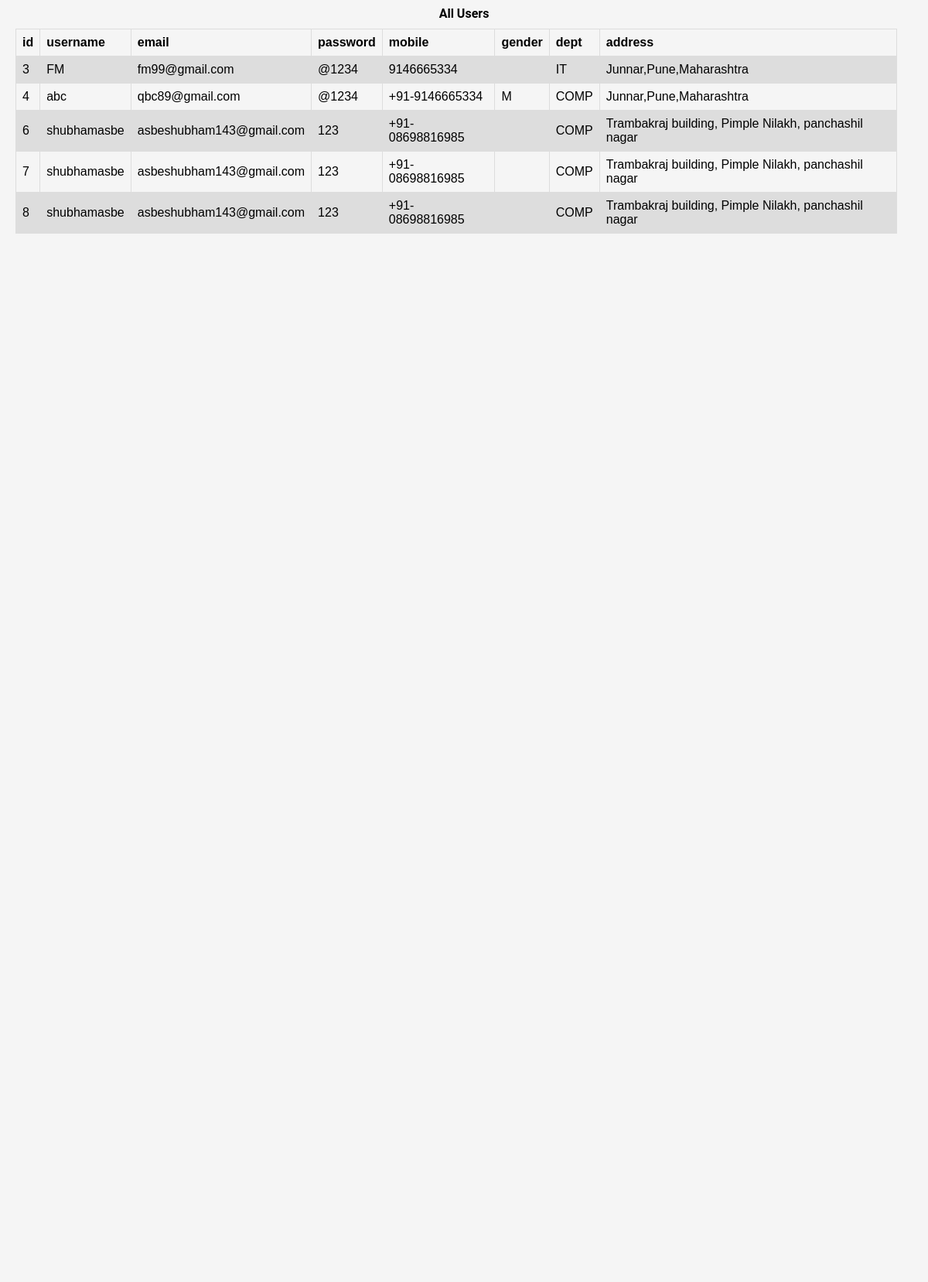
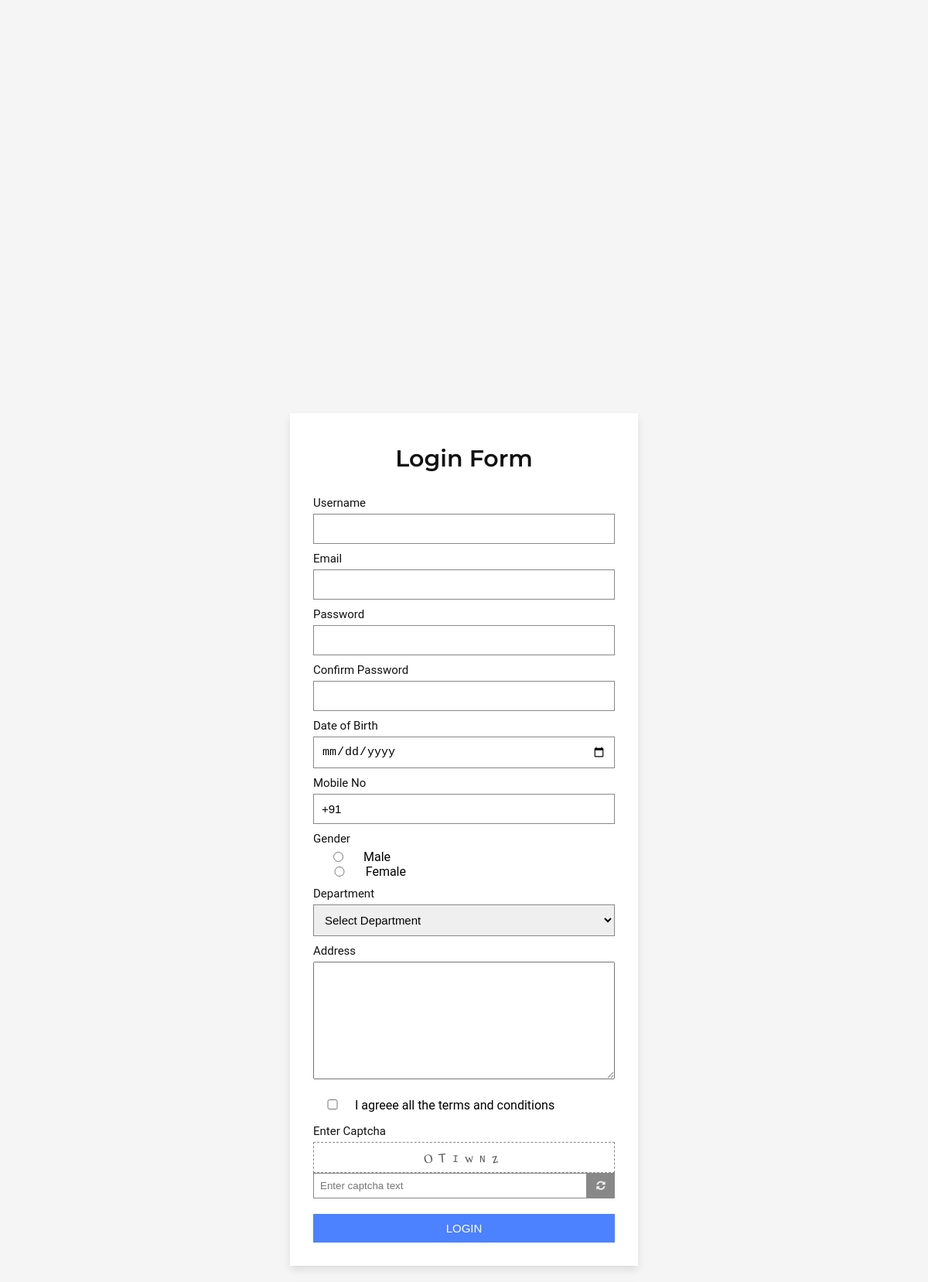
Page /CS3217/p.php (upper part) on the committed database (2 pictures, top to bottom).
### tables this page shows
CREATE TABLE `users` (
  `id` int(11) NOT NULL,
  `username` varchar(50) NOT NULL,
  `email` varchar(100) NOT NULL,
  `password` varchar(255) NOT NULL,
  `dob` date DEFAULT NULL,
  `mobile` varchar(20) DEFAULT NULL,
  `gender` enum('M','F','Other') DEFAULT NULL,
  `dept` varchar(100) DEFAULT NULL,
  `address` varchar(255) DEFAULT NULL
);

### CS3217/p.php (the view, shortened to what this page needs)
<?php
    $host = "localhost:3306";
    $user = "root";
    $password = "";
    $database = "login_db";
    $conn = mysqli_connect($host, $user, $password, $database);
?>
<!DOCTYPE html>
<html lang="en" >
<head>
<link rel='stylesheet' href='https://cdnjs.cloudflare.com/ajax/libs/font-awesome/4.7.0/css/font-awesome.min.css'><link rel="stylesheet" href="./style.css">
</head>
<body>
<div class="form-title" style="text-align:center; font-weight:bold;margin-top:8px;">
    All Users
  </div>
<table>
  <tr>
    <th>id</th>
    <th>username</th>
    <th>email</th>
    <th>password</th>
    <th>mobile</th>
    <th>gender</th>
    <th>dept</th>
    <th>address</th>
  </tr>
  <?php
$query = "SELECT * FROM users";
$result = $conn->query($query);
while ($row = $result->fetch_assoc()) {
  echo '<tr>
  <td>'.$row['id'].'</td>
  <td>'.$row['username'].'</td>
  <td>'.$row['email'].'</td>
  <td>'.$row['password'].'</td>
  <td>'.$row['mobile'].'</td>
  <td>'.$row['gender'].'</td>
  <td>'.$row['dept'].'</td>
  <td>'.$row['address'].'</td>
</tr>';
}
  ?>
</table>
<form method="POST" class="login-form" style="margin-top: 220px;margin-bottom: 50px;">
  <div class="form-title">
    Login Form
  </div>
  <div class="form-input">
    <label for="username">Username</label>
    <input type="text" id="username" name="username" required min="6">
  </div>
  <div class="form-input">
    <label for="email">Email</label>
    <input type="email" id="email" name="email" required inputmode="email">
  </div>
  <div class="form-input">
    <label for="password">Password</label>
    <input type="password" id="password" name="password" required>
  </div>
  <div class="form-input">
    <label for="confpassword">Confirm Password</label>
    <input type="password" id="confpassword" required>
  </div>
  <div class="form-input">
    <label for="dob">Date of Birth</label>
    <input type="date" id="dob" name="dob" required>
  </div>
  <div class="form-input">
    <label for="tel">Mobile No</label>
    <input type="tel" id="tel" value="+91" name="mobile" required inputmode="tel" onchange="mobileChange()">
  </div>
  <div class="form-input">
    <label for="gender">Gender</label>
    <p style="display: flex; flex-direction: row;align-items: center;justify-content: left;width: 100px;">
      <input type="radio" id="male" name="gender" value="Male">Male
    </p>
    <p style="display: flex; flex-direction: row;align-items: center;justify-content: left;width: 120px;">
      <input type="radio" id="female" name="gender" value="Female">Female
    </p>
  </div>
  <div class="form-input">
    <label for="dept">Department</label>
    <select name="dept" id="dept">
      <option value="" disabled selected>Select Department</option>
    </select>
  </div>
  <div class="form-input">
    <label for="address">Address</label>
    <textarea name="address" id="address" cols="10" rows="10" style="width: 100%;" draggable="false" minlength="10"></textarea>
  </div>
  <div class="form-input" style="margin-top: 20px;">
    <p>
      <input type="checkbox" id="terms" style="width: 50px;" required> I agreee all the terms and conditions
    </p>
  </div>
  <div class="captcha">
    <label for="captcha-input">Enter Captcha</label>
    <div class="preview"></div>
    <div class="captcha-form">
      <input type="text" id="captcha-form" placeholder="Enter captcha text">
      <button class="captcha-refresh">
        <i class="fa fa-refresh"></i>
      </button>
    </div>
  </div>
  <div class="form-input">
    <button type="submit" name="submit" id="login-btn">Login</button>
  </div>
</form>
</body>
</html>

### CS3206/assignment 6/style.css (style rules this page uses)
* { margin:0px; padding:0px; box-sizing:border-box; }
body { font-family:"Roboto",sans-serif; background-color:#f5f5f5; }
table { font-family: arial, sans-serif; border-collapse: collapse; width: 95%; margin: 10px 20px; }
td, th { border: 1px solid #dddddd; text-align: left; padding: 8px; }
tr:nth-child(even) { background-color: #dddddd; }
.login-form { position:absolute; top:70%; left:50%; transform:translate(-50%,-50%); width:90%; max-width:450px; background-color:#ffffff; padding:20px 30px; box-shadow:0px 5px 10px rgba(0,0,0,0.1); }
.login-form .form-title { font-family:"Montserrat",sans-serif; text-align:center; font-size:30px; font-weight:600; margin:20px 0px 30px; color:#111; }
.login-form .form-input { margin:10px 0px; }
.login-form .form-input label, .login-form .captcha label { display:block; font-size:15px; color:#111; margin-bottom:5px; }
.login-form .form-input input { width:100%; padding:10px; border:1px solid #888; font-size:15px; }
select { width:100%; padding:10px; border:1px solid #888; font-size:15px; }
.login-form .captcha { margin:15px 0px; }
.login-form .captcha .preview { color:#555; width:100%; text-align:center; height:40px; line-height:40px; letter-spacing:8px; border:1px dashed #888; font-family:"monospace"; }
.login-form .captcha .captcha-form { display:flex; }
.login-form .captcha .captcha-form input { width:100%; padding:8px; border:1px solid #888; }
.login-form .captcha .captcha-form .captcha-refresh { width:40px; border:none; outline:none; background:#888; color:#eee; cursor:pointer; }
.login-form #login-btn { margin-top:5px; width:100%; padding:10px; border:none; outline:none; font-size:15px; text-transform:uppercase; background:#4c81ff; color:#fff; cursor:pointer; }

### rows in the picture
users: id "3", username "FM", email "fm99@gmail.com", password "@1234", mobile "9146665334", dept "IT", address "Junnar,Pune,Maharashtra"
users: id "4", username "abc", email "qbc89@gmail.com", password "@1234", mobile "+91-9146665334", gender "M", dept "COMP", address "Junnar,Pune,Maharashtra"
users: id "6", username "shubhamasbe", email "asbeshubham143@gmail.com", password "123", mobile "+91-08698816985", dept "COMP", address "Trambakraj building, Pimple Nilakh, panchashil nagar"
users: id "7", username "shubhamasbe", email "asbeshubham143@gmail.com", password "123", mobile "+91-08698816985", dept "COMP", address "Trambakraj building, Pimple Nilakh, panchashil nagar"
users: id "8", username "shubhamasbe", email "asbeshubham143@gmail.com", password "123", mobile "+91-08698816985", dept "COMP", address "Trambakraj building, Pimple Nilakh, panchashil nagar"
